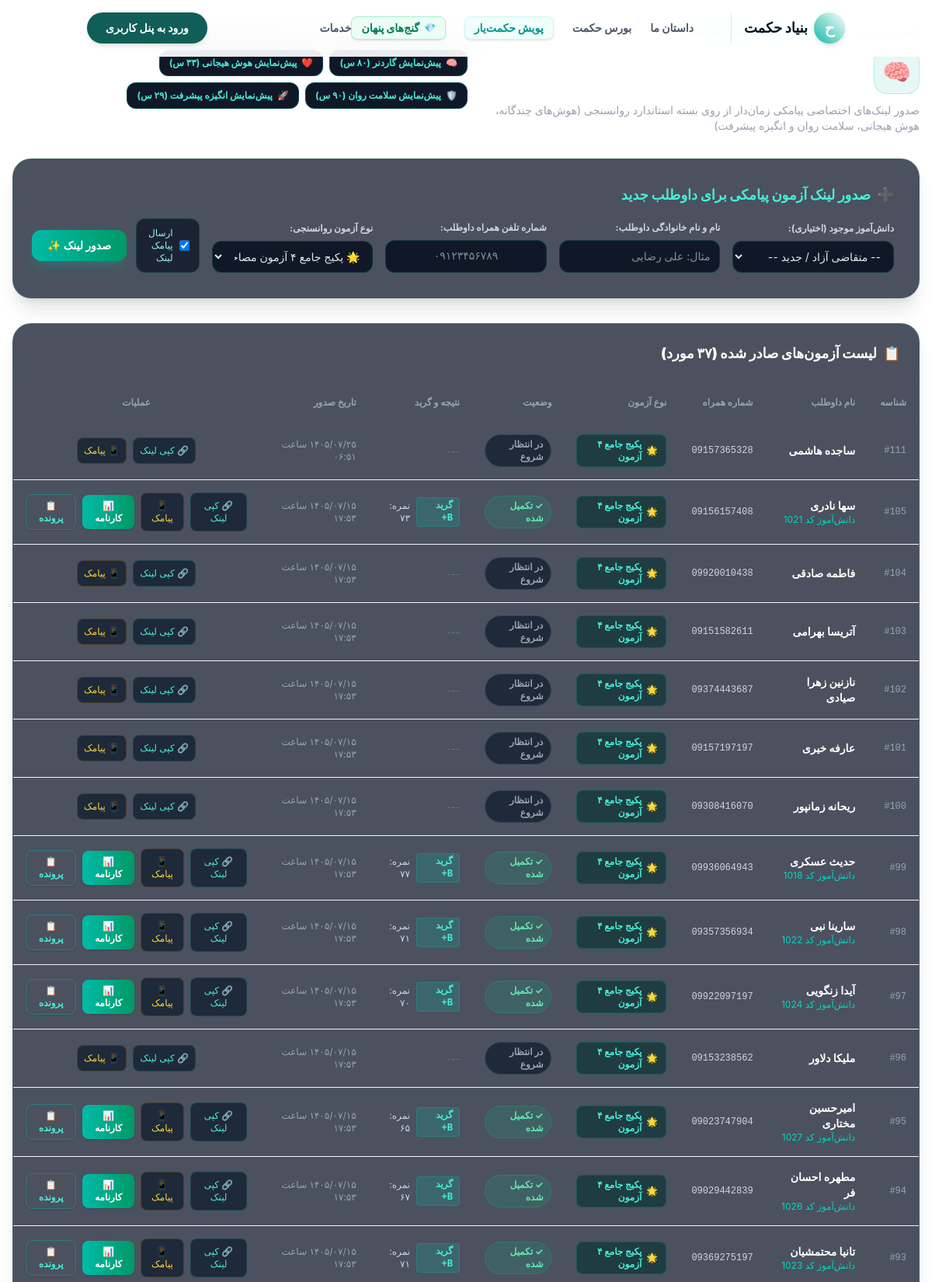
The page /admin-interview-tests.php (signed in, upper part) on the database its author committed.
### tables this page shows
CREATE TABLE interview_tests (
    id INTEGER PRIMARY KEY AUTOINCREMENT,
    token TEXT UNIQUE NOT NULL,
    student_id INTEGER,
    candidate_name TEXT NOT NULL,
    mobile TEXT,
    national_id TEXT,
    test_type TEXT DEFAULT 'interview_battery',
    status TEXT DEFAULT 'pending',
    current_question INTEGER DEFAULT 0,
    answers_json TEXT DEFAULT '{}',
    scores_json TEXT DEFAULT '{}',
    total_time_spent INTEGER DEFAULT 0,
    started_at TEXT,
    completed_at TEXT,
    created_at DATETIME DEFAULT CURRENT_TIMESTAMP,
    FOREIGN KEY (student_id) REFERENCES students(id)
);

### admin-interview-tests.php (the view, shortened to what the rows shown need)
<?php
require_once 'includes/db.php';
require_once 'includes/SmsService.php';
$available_tests = getAllAvailableTests();
$pdo->exec("
    CREATE TABLE IF NOT EXISTS interview_tests (
        id INTEGER PRIMARY KEY AUTOINCREMENT,
        token TEXT UNIQUE NOT NULL,
        student_id INTEGER,
        candidate_name TEXT NOT NULL,
        mobile TEXT,
        national_id TEXT,
        test_type TEXT DEFAULT 'comprehensive_battery',
        status TEXT DEFAULT 'pending',
        current_question INTEGER DEFAULT 0,
        answers_json TEXT DEFAULT '{}',
        scores_json TEXT DEFAULT '{}',
        total_time_spent INTEGER DEFAULT 0,
        started_at TEXT,
        completed_at TEXT,
        created_at DATETIME DEFAULT CURRENT_TIMESTAMP,
        FOREIGN KEY (student_id) REFERENCES students(id)
    )
");
$tests_stmt = $pdo->query("
    SELECT t.*, s.name as st_name, s.surname as st_surname
    FROM interview_tests t
    LEFT JOIN students s ON t.student_id = s.id
    ORDER BY t.id DESC
");
$all_tests = $tests_stmt->fetchAll(PDO::FETCH_ASSOC);
$protocol = (isset($_SERVER['HTTPS']) && $_SERVER['HTTPS'] === 'on') ? 'https' : 'http';
$host = $_SERVER['HTTP_HOST'] ?? 'hekmatfoundation.org';
$base_test_url = "{$protocol}://{$host}/interview-test.php?token=";
?>
<!DOCTYPE html>
<html lang="fa-IR" dir="rtl" class="scroll-smooth">
<head>
    <?php include 'includes/head.php'; ?>
</head>
<body class="bg-gray-950 text-gray-100 font-sans min-h-screen">
    <main class="container mx-auto px-4 py-8 max-w-7xl">
        <div class="flex flex-col md:flex-row md:items-center justify-between gap-4 mb-8">
            <div>
                <h1 class="text-2xl md:text-3xl font-black text-white flex items-center gap-3">
                    <span class="p-2.5 bg-teal-500/10 text-teal-400 rounded-2xl border border-teal-500/20">🧠</span>
                </h1>
            </div>
        </div>
        <div class="glass-box rounded-3xl p-6 md:p-8 mb-8 shadow-xl">
            <h2 class="text-lg font-black text-teal-300 mb-4 flex items-center gap-2">
                <span>➕</span>
                <span>صدور لینک آزمون پیامکی برای داوطلب جدید</span>
            </h2>
        </div>
        <div class="glass-box rounded-3xl overflow-hidden shadow-xl">
            <div class="p-6 border-b border-teal-500/10 flex items-center justify-between">
                <h2 class="text-lg font-black text-white flex items-center gap-2">
                    <span>📋</span>
                    <span>لیست آزمون‌های صادر شده (<?php echo toFarsiDigits(count($all_tests)); ?> مورد)</span>
                </h2>
            </div>
            <div class="overflow-x-auto">
                <table class="w-full text-right text-sm">
                    <thead class="bg-gray-900/90 text-gray-400 text-xs border-b border-teal-500/10">
                        <tr>
                            <th class="py-4 px-4 font-bold">شناسه</th>
                            <th class="py-4 px-4 font-bold">نام داوطلب</th>
                            <th class="py-4 px-4 font-bold">شماره همراه</th>
                            <th class="py-4 px-4 font-bold">نوع آزمون</th>
                            <th class="py-4 px-4 font-bold">وضعیت</th>
                            <th class="py-4 px-4 font-bold">نتیجه و گرید</th>
                            <th class="py-4 px-4 font-bold">تاریخ صدور</th>
                            <th class="py-4 px-4 font-bold text-center">عملیات</th>
                        </tr>
                    </thead>
                    <tbody class="divide-y divide-teal-500/5">
                        <?php if (empty($all_tests)): ?>
                            <tr>
                                <td colspan="8" class="text-center py-10 text-gray-500">
                                    هنوز هیچ آزمونی صادر نشده است. با فرم بالا اولین لینک را صادر نمایید.
                                </td>
                            </tr>
                        <?php else: ?>
                            <?php foreach ($all_tests as $t):
                                $scores = !empty($t['scores_json']) ? json_decode($t['scores_json'], true) : null;
                                $link = $base_test_url . $t['token'];
                                $ttype = $t['test_type'] ?? 'gardner_mit';
                                $tmeta = $available_tests[$ttype] ?? ['title' => $ttype, 'icon' => '📝'];
                            ?>
                            <tr class="hover:bg-teal-500/5 transition">
                                <td class="py-4 px-4 font-mono text-xs text-gray-400">#<?php echo $t['id']; ?></td>
                                <td class="py-4 px-4 font-bold text-white">
                                    <?php echo htmlspecialchars($t['candidate_name']); ?>
                                    <?php if (!empty($t['student_id'])): ?>
                                        <span class="text-xs font-normal text-teal-400 block">دانش‌آموز کد <?php echo $t['student_id']; ?></span>
                                    <?php endif; ?>
                                </td>
                                <td class="py-4 px-4 font-mono text-xs text-gray-300">
                                    <?php echo !empty($t['mobile']) ? htmlspecialchars($t['mobile']) : '<span class="text-gray-600">ثبت‌نشده</span>'; ?>
                                </td>
                                <td class="py-4 px-4">
                                    <span class="inline-flex items-center gap-1.5 px-2.5 py-1 rounded-lg bg-teal-950/60 border border-teal-500/20 text-teal-300 text-xs font-bold">
                                        <span><?php echo $tmeta['icon'] ?? '📝'; ?></span>
                                        <span><?php echo htmlspecialchars($tmeta['short_title'] ?? $tmeta['title']); ?></span>
                                    </span>
                                </td>
                                <td class="py-4 px-4">
                                    <?php if ($t['status'] === 'completed'): ?>
                                        <span class="inline-flex items-center gap-1 px-2.5 py-1 rounded-full bg-emerald-500/15 border border-emerald-500/30 text-emerald-300 text-xs font-bold">
                                            ✓ تکمیل شده
                                        </span>
                                    <?php elseif ($t['status'] === 'in_progress'): ?>
                                        <span class="inline-flex items-center gap-1 px-2.5 py-1 rounded-full bg-amber-500/15 border border-amber-500/30 text-amber-300 text-xs font-bold animate-pulse">
                                            ⏳ در حال پاسخ
                                        </span>
                                    <?php else: ?>
                                        <span class="inline-flex items-center gap-1 px-2.5 py-1 rounded-full bg-gray-800 border border-gray-700 text-gray-400 text-xs font-bold">
                                            در انتظار شروع
                                        </span>
                                    <?php endif; ?>
                                </td>
                                <td class="py-4 px-4">
                                    <?php if ($scores): ?>
                                        <div class="flex items-center gap-2">
                                            <span class="px-2 py-0.5 rounded bg-teal-500/20 text-teal-300 font-bold font-mono text-xs border border-teal-500/30">
                                                گرید <?php echo htmlspecialchars($scores['grade'] ?? '-'); ?>
                                            </span>
                                            <span class="text-xs text-gray-300">
                                                نمره: <?php echo toFarsiDigits($scores['total_score'] ?? 0); ?>
                                            </span>
                                        </div>
                                    <?php else: ?>
                                        <span class="text-gray-500 text-xs">---</span>
                                    <?php endif; ?>
                                </td>
                                <td class="py-4 px-4 text-xs text-gray-400">
                                    <?php echo formatJalaliDateTime($t['created_at']); ?>
                                </td>
                                <td class="py-4 px-4 text-center">
                                    <div class="flex items-center justify-center gap-2">
                                        <button onclick="copyToClipboard('<?php echo htmlspecialchars($link); ?>')"
                                                title="کپی لینک اختصاصی برای ارسال به داوطلب"
                                                class="p-2 bg-gray-800 hover:bg-teal-600/30 text-teal-300 rounded-lg text-xs transition border border-teal-500/20">
                                            🔗 کپی لینک
                                        </button>
                                        <?php if (!empty($t['mobile'])): ?>
                                        <form method="POST" class="inline" onsubmit="return confirm('پیامک لینک آزمون به شماره <?php echo $t['mobile']; ?> ارسال شود؟');">
                                            <button type="submit" title="ارسال پیامک مجدد"
                                                    class="p-2 bg-gray-800 hover:bg-gray-700 text-amber-300 rounded-lg text-xs transition border border-amber-500/20">
                                                📱 پیامک
                                            </button>
                                        </form>
                                        <?php endif; ?>
                                        <?php if ($scores): ?>
                                        <button onclick='showReportModal(<?php echo json_encode($t, JSON_UNESCAPED_UNICODE); ?>, <?php echo json_encode($scores, JSON_UNESCAPED_UNICODE); ?>)'
                                                class="px-2.5 py-1.5 bg-gradient-to-r from-teal-500 to-emerald-600 hover:from-teal-400 hover:to-emerald-500 text-white font-bold rounded-lg text-xs shadow transition">
                                            📊 کارنامه
                                        </button>
                                        <a href="/interview-dossier.php?token=<?php echo urlencode($t['token']); ?>" target="_blank"
                                           title="مشاهده پرونده تحلیلی تفصیلی و رادار چارت (آماده پرینت A4)"
                                           class="px-2.5 py-1.5 bg-teal-950/80 hover:bg-teal-900 border border-teal-500/40 text-teal-300 font-bold rounded-lg text-xs shadow transition flex items-center gap-1">
                                            📋 پرونده
                                        </a>
                                        <?php endif; ?>
                                    </div>
                                </td>
                            </tr>
                            <?php endforeach; ?>
                        <?php endif; ?>
                    </tbody>
                </table>
            </div>
        </div>
    </main>
</body>
</html>

### rows shown on the page
interview_tests: id "111", candidate_name "ساجده هاشمی", mobile "09157365328", test_type "🌟", test_type "پکیج جامع ۴ آزمون", status "در انتظار شروع", created_at "۱۴۰۵/۰۷/۲۵ ساعت ۰۶:۵۱"
interview_tests: id "105", candidate_name "سها نادری", student "1021", mobile "09156157408", test_type "🌟", test_type "پکیج جامع ۴ آزمون", status "✓ تکمیل شده", scores_json "B+", total_score "۷۳", created_at "۱۴۰۵/۰۷/۱۵ ساعت ۱۷:۵۳"
interview_tests: id "104", candidate_name "فاطمه صادقی", mobile "09920010438", test_type "🌟", test_type "پکیج جامع ۴ آزمون", status "در انتظار شروع", created_at "۱۴۰۵/۰۷/۱۵ ساعت ۱۷:۵۳"
interview_tests: id "103", candidate_name "آتریسا بهرامی", mobile "09151582611", test_type "🌟", test_type "پکیج جامع ۴ آزمون", status "در انتظار شروع", created_at "۱۴۰۵/۰۷/۱۵ ساعت ۱۷:۵۳"
interview_tests: id "102", candidate_name "نازنین زهرا صیادی", mobile "09374443687", test_type "🌟", test_type "پکیج جامع ۴ آزمون", status "در انتظار شروع", created_at "۱۴۰۵/۰۷/۱۵ ساعت ۱۷:۵۳"
interview_tests: id "101", candidate_name "عارفه خیری", mobile "09157197197", test_type "🌟", test_type "پکیج جامع ۴ آزمون", status "در انتظار شروع", created_at "۱۴۰۵/۰۷/۱۵ ساعت ۱۷:۵۳"
interview_tests: id "100", candidate_name "ریحانه زمانپور", mobile "09308416070", test_type "🌟", test_type "پکیج جامع ۴ آزمون", status "در انتظار شروع", created_at "۱۴۰۵/۰۷/۱۵ ساعت ۱۷:۵۳"
interview_tests: id "99", candidate_name "حدیث عسکری", student "1018", mobile "09936064943", test_type "🌟", test_type "پکیج جامع ۴ آزمون", status "✓ تکمیل شده", scores_json "B+", total_score "۷۷", created_at "۱۴۰۵/۰۷/۱۵ ساعت ۱۷:۵۳"
interview_tests: id "98", candidate_name "سارینا نبی", student "1022", mobile "09357356934", test_type "🌟", test_type "پکیج جامع ۴ آزمون", status "✓ تکمیل شده", scores_json "B+", total_score "۷۱", created_at "۱۴۰۵/۰۷/۱۵ ساعت ۱۷:۵۳"
interview_tests: id "97", candidate_name "آیدا زنگویی", student "1024", mobile "09922097197", test_type "🌟", test_type "پکیج جامع ۴ آزمون", status "✓ تکمیل شده", scores_json "B+", total_score "۷۰", created_at "۱۴۰۵/۰۷/۱۵ ساعت ۱۷:۵۳"
interview_tests: id "96", candidate_name "ملیکا دلاور", mobile "09153238562", test_type "🌟", test_type "پکیج جامع ۴ آزمون", status "در انتظار شروع", created_at "۱۴۰۵/۰۷/۱۵ ساعت ۱۷:۵۳"
interview_tests: id "95", candidate_name "امیرحسین مختاری", student "1027", mobile "09023747904", test_type "🌟", test_type "پکیج جامع ۴ آزمون", status "✓ تکمیل شده", scores_json "B+", scores_json "۶۵", created_at "۱۴۰۵/۰۷/۱۵ ساعت ۱۷:۵۳"
interview_tests: id "94", candidate_name "مطهره احسان فر", student "1026", mobile "09029442839", test_type "🌟", test_type "پکیج جامع ۴ آزمون", status "✓ تکمیل شده", scores_json "B+", scores_json "۶۷", created_at "۱۴۰۵/۰۷/۱۵ ساعت ۱۷:۵۳"
interview_tests: id "93", candidate_name "تانیا محتمشیان", student "1023", mobile "09369275197", test_type "🌟", test_type "پکیج جامع ۴ آزمون", status "✓ تکمیل شده", scores_json "B+", total_score "۷۱", created_at "۱۴۰۵/۰۷/۱۵ ساعت ۱۷:۵۳"

### other values the page prints
form field test_type "🌟 پکیج جامع ۴ آزمون مصاحبه و استعدادیابی بنیاد حکمت (۲۳۲ سوال)"
